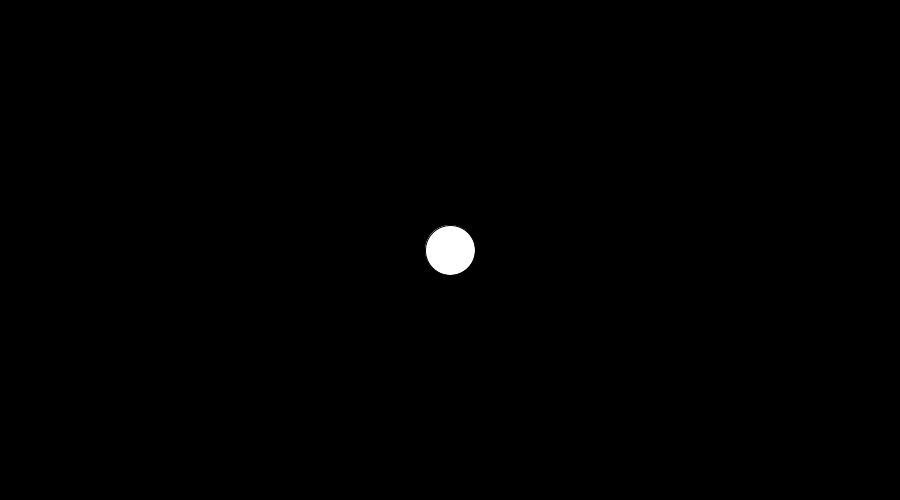
Frame 1 (no input)
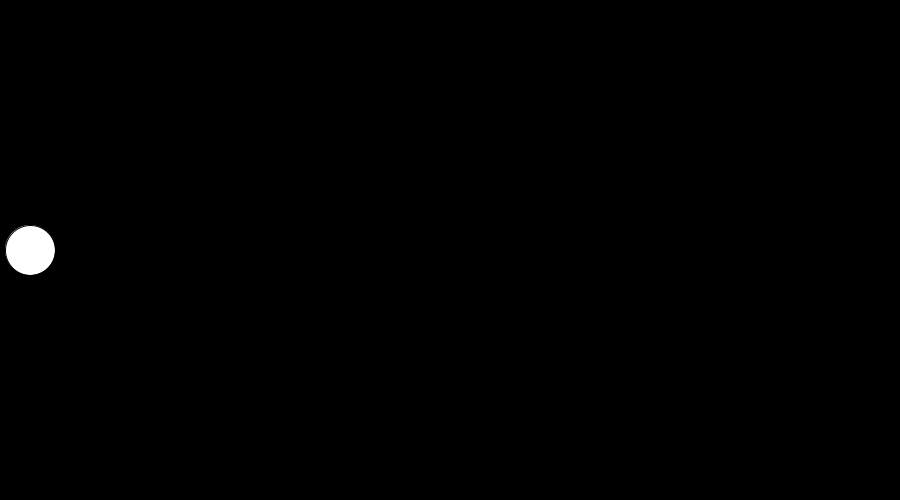
Frame 60 (the mouse pressed at the canvas centre just before this capture)
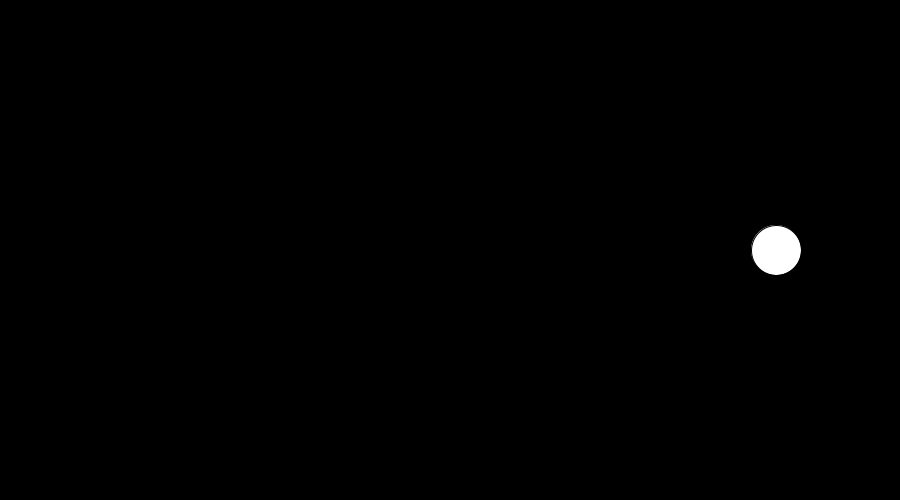
Frame 120 (the mouse held since frame 60 and released just before this capture)

The Processing sketch that drew these frames (run headless with seeded random() and noise(); from frame 60 on, the mouse is pressed at the canvas centre):

// Processing sketch: pelota_aceleraando
// ── pelota_aceleraando.pde
Bola b;

void setup(){
 size(900,500);
  b=new Bola(); 
}

void draw(){
  background(0);
 b.display(); 
 b.mover();
 b.limites();
  b.acelerar(); 
}

/*void mouseClicked(){
 b.acelerar(); 
}*/

// ── Bola.pde
class Bola{
 PVector pos;
 PVector mov;
 PVector acc;
 PVector vie;
 int tamano;
 Bola(){
  pos = new PVector(width/2, height/2);
  mov=new PVector(10,0);
  acc= new PVector(0,0);
  vie= new PVector(2,0);
  tamano=50;
  
 } 
 
 void display(){
 ellipse(pos.x,pos.y, tamano, tamano);
 }
 
 void mover(){
   pos.add(mov);
   mov.limit(10);
 }
 
 void acelerar(){
   mov.add(acc);
   if(mousePressed){
    acc.add(vie);
   //acc.limit(5); 
   }else if(acc.x>0){
    acc.sub(vie); 
   }
   
 }
 
 void limites(){
  if(pos.x>width+tamano){
   pos.x=0-tamano;
  } 
  
  if(pos.x<0-tamano){
   pos.x= width+tamano;
  }
 }

 
}
